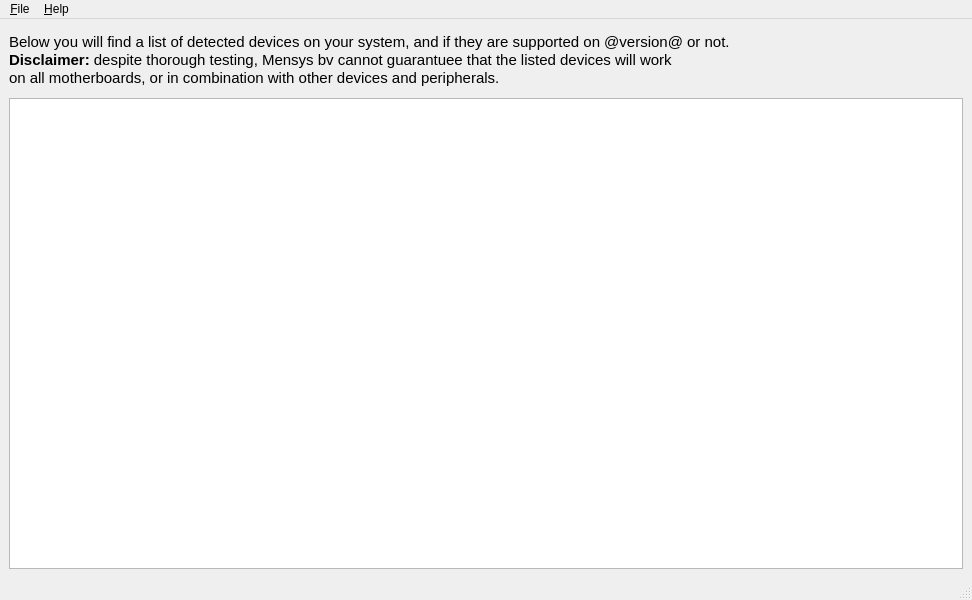
<?xml version="1.0" encoding="UTF-8"?>
<ui version="4.0">
 <class>MainWindow</class>
 <widget class="QMainWindow" name="MainWindow">
  <property name="geometry">
   <rect>
    <x>0</x>
    <y>0</y>
    <width>972</width>
    <height>600</height>
   </rect>
  </property>
  <property name="minimumSize">
   <size>
    <width>640</width>
    <height>480</height>
   </size>
  </property>
  <property name="windowTitle">
   <string>ECHO - eComStation Hardware Overview</string>
  </property>
  <property name="windowIcon">
   <iconset resource="echo.qrc">
    <normaloff>:/images/logo.png</normaloff>:/images/logo.png</iconset>
  </property>
  <widget class="QWidget" name="centralwidget">
   <layout class="QVBoxLayout" name="verticalLayout">
    <item>
     <layout class="QHBoxLayout" name="horizontalLayout">
      <item>
       <widget class="QLabel" name="m_labelFound">
        <property name="text">
         <string>&lt;!DOCTYPE HTML PUBLIC &quot;-//W3C//DTD HTML 4.0//EN&quot; &quot;http://www.w3.org/TR/REC-html40/strict.dtd&quot;&gt;
&lt;html&gt;&lt;head&gt;&lt;meta name=&quot;qrichtext&quot; content=&quot;1&quot; /&gt;&lt;style type=&quot;text/css&quot;&gt;
p, li { white-space: pre-wrap; }
&lt;/style&gt;&lt;/head&gt;&lt;body style=&quot; font-family:'DejaVu Sans'; font-size:11pt; font-weight:400; font-style:normal;&quot;&gt;
&lt;p style=&quot; margin-top:0px; margin-bottom:0px; margin-left:0px; margin-right:0px; -qt-block-indent:0; text-indent:0px;&quot;&gt;Below you will find a list of detected devices on your system, and if they are supported on @version@ or not.&lt;/p&gt;
&lt;p style=&quot; margin-top:0px; margin-bottom:0px; margin-left:0px; margin-right:0px; -qt-block-indent:0; text-indent:0px;&quot;&gt;&lt;span style=&quot; font-weight:600;&quot;&gt;Disclaimer:&lt;/span&gt; despite thorough testing, Mensys bv cannot guarantuee that the listed devices will work&lt;/p&gt;
&lt;p style=&quot; margin-top:0px; margin-bottom:0px; margin-left:0px; margin-right:0px; -qt-block-indent:0; text-indent:0px;&quot;&gt;on all motherboards, or in combination with other devices and peripherals.&lt;/p&gt;&lt;/body&gt;&lt;/html&gt;</string>
        </property>
       </widget>
      </item>
      <item>
       <spacer name="horizontalSpacer">
        <property name="orientation">
         <enum>Qt::Horizontal</enum>
        </property>
        <property name="sizeHint" stdset="0">
         <size>
          <width>40</width>
          <height>20</height>
         </size>
        </property>
       </spacer>
      </item>
      <item>
       <widget class="QLabel" name="label_2">
        <property name="minimumSize">
         <size>
          <width>64</width>
          <height>64</height>
         </size>
        </property>
        <property name="text">
         <string/>
        </property>
        <property name="pixmap">
         <pixmap resource="echo.qrc">:/images/logo.png</pixmap>
        </property>
       </widget>
      </item>
     </layout>
    </item>
    <item>
     <widget class="QTableView" name="tableView"/>
    </item>
   </layout>
  </widget>
  <widget class="QMenuBar" name="menubar">
   <property name="geometry">
    <rect>
     <x>0</x>
     <y>0</y>
     <width>972</width>
     <height>23</height>
    </rect>
   </property>
   <widget class="QMenu" name="menuFile">
    <property name="title">
     <string>&amp;File</string>
    </property>
    <addaction name="action_Quit"/>
   </widget>
   <widget class="QMenu" name="menu_Help">
    <property name="title">
     <string>&amp;Help</string>
    </property>
    <addaction name="action_About"/>
   </widget>
   <addaction name="menuFile"/>
   <addaction name="menu_Help"/>
  </widget>
  <widget class="QStatusBar" name="statusbar"/>
  <action name="action_Quit">
   <property name="text">
    <string>&amp;Quit</string>
   </property>
   <property name="toolTip">
    <string>Exit program</string>
   </property>
   <property name="shortcut">
    <string>Ctrl+Q</string>
   </property>
  </action>
  <action name="action_About">
   <property name="text">
    <string>&amp;About</string>
   </property>
   <property name="toolTip">
    <string>About ECHO</string>
   </property>
  </action>
 </widget>
 <resources>
  <include location="echo.qrc"/>
 </resources>
 <connections/>
</ui>
